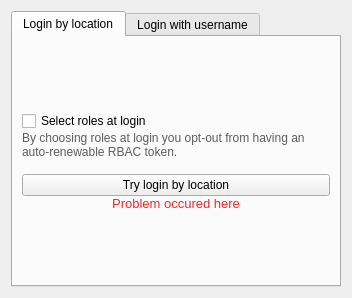
<?xml version="1.0" encoding="UTF-8"?>
<ui version="4.0">
 <class>Form</class>
 <widget class="QWidget" name="Form">
  <property name="geometry">
   <rect>
    <x>0</x>
    <y>0</y>
    <width>348</width>
    <height>294</height>
   </rect>
  </property>
  <property name="maximumSize">
   <size>
    <width>348</width>
    <height>294</height>
   </size>
  </property>
  <property name="windowTitle">
   <string>Form</string>
  </property>
  <layout class="QVBoxLayout" name="verticalLayout_3">
   <item>
    <widget class="QStackedWidget" name="activity_stack">
     <property name="currentIndex">
      <number>0</number>
     </property>
     <widget class="QWidget" name="widget">
      <layout class="QVBoxLayout" name="_2">
       <property name="spacing">
        <number>0</number>
       </property>
       <property name="leftMargin">
        <number>0</number>
       </property>
       <property name="topMargin">
        <number>0</number>
       </property>
       <property name="rightMargin">
        <number>0</number>
       </property>
       <property name="bottomMargin">
        <number>0</number>
       </property>
       <item>
        <widget class="QTabWidget" name="tabs">
         <property name="minimumSize">
          <size>
           <width>330</width>
           <height>276</height>
          </size>
         </property>
         <property name="maximumSize">
          <size>
           <width>16777215</width>
           <height>276</height>
          </size>
         </property>
         <property name="currentIndex">
          <number>0</number>
         </property>
         <widget class="QWidget" name="tab">
          <attribute name="title">
           <string>Login by location</string>
          </attribute>
          <layout class="QVBoxLayout" name="verticalLayout">
           <property name="spacing">
            <number>0</number>
           </property>
           <item>
            <spacer name="verticalSpacer_2">
             <property name="orientation">
              <enum>Qt::Vertical</enum>
             </property>
             <property name="sizeHint" stdset="0">
              <size>
               <width>20</width>
               <height>40</height>
              </size>
             </property>
            </spacer>
           </item>
           <item>
            <widget class="QCheckBox" name="roles_loc">
             <property name="text">
              <string>Select roles at login</string>
             </property>
            </widget>
           </item>
           <item>
            <widget class="QLabel" name="loc_auto_info">
             <property name="palette">
              <palette>
               <active>
                <colorrole role="WindowText">
                 <brush brushstyle="SolidPattern">
                  <color alpha="255">
                   <red>93</red>
                   <green>93</green>
                   <blue>93</blue>
                  </color>
                 </brush>
                </colorrole>
               </active>
               <inactive>
                <colorrole role="WindowText">
                 <brush brushstyle="SolidPattern">
                  <color alpha="255">
                   <red>93</red>
                   <green>93</green>
                   <blue>93</blue>
                  </color>
                 </brush>
                </colorrole>
               </inactive>
               <disabled>
                <colorrole role="WindowText">
                 <brush brushstyle="SolidPattern">
                  <color alpha="255">
                   <red>190</red>
                   <green>190</green>
                   <blue>190</blue>
                  </color>
                 </brush>
                </colorrole>
               </disabled>
              </palette>
             </property>
             <property name="text">
              <string>By choosing roles at login you opt-out from having an auto-renewable RBAC token.</string>
             </property>
             <property name="wordWrap">
              <bool>true</bool>
             </property>
            </widget>
           </item>
           <item>
            <spacer name="verticalSpacer_3">
             <property name="orientation">
              <enum>Qt::Vertical</enum>
             </property>
             <property name="sizeType">
              <enum>QSizePolicy::Fixed</enum>
             </property>
             <property name="sizeHint" stdset="0">
              <size>
               <width>20</width>
               <height>15</height>
              </size>
             </property>
            </spacer>
           </item>
           <item>
            <widget class="QPushButton" name="loc_btn">
             <property name="text">
              <string>Try login by location</string>
             </property>
             <property name="autoDefault">
              <bool>true</bool>
             </property>
            </widget>
           </item>
           <item>
            <widget class="QLabel" name="loc_error">
             <property name="palette">
              <palette>
               <active>
                <colorrole role="WindowText">
                 <brush brushstyle="SolidPattern">
                  <color alpha="255">
                   <red>239</red>
                   <green>41</green>
                   <blue>41</blue>
                  </color>
                 </brush>
                </colorrole>
               </active>
               <inactive>
                <colorrole role="WindowText">
                 <brush brushstyle="SolidPattern">
                  <color alpha="255">
                   <red>239</red>
                   <green>41</green>
                   <blue>41</blue>
                  </color>
                 </brush>
                </colorrole>
               </inactive>
               <disabled>
                <colorrole role="WindowText">
                 <brush brushstyle="SolidPattern">
                  <color alpha="255">
                   <red>190</red>
                   <green>190</green>
                   <blue>190</blue>
                  </color>
                 </brush>
                </colorrole>
               </disabled>
              </palette>
             </property>
             <property name="font">
              <font>
               <pointsize>10</pointsize>
              </font>
             </property>
             <property name="text">
              <string>Problem occured here</string>
             </property>
             <property name="alignment">
              <set>Qt::AlignCenter</set>
             </property>
             <property name="wordWrap">
              <bool>true</bool>
             </property>
            </widget>
           </item>
           <item>
            <spacer name="verticalSpacer">
             <property name="orientation">
              <enum>Qt::Vertical</enum>
             </property>
             <property name="sizeHint" stdset="0">
              <size>
               <width>20</width>
               <height>40</height>
              </size>
             </property>
            </spacer>
           </item>
          </layout>
         </widget>
         <widget class="QWidget" name="tab_2">
          <attribute name="title">
           <string>Login with username</string>
          </attribute>
          <layout class="QVBoxLayout" name="verticalLayout_2">
           <item>
            <layout class="QFormLayout" name="formLayout">
             <item row="0" column="0">
              <widget class="QLabel" name="label">
               <property name="text">
                <string>Username:</string>
               </property>
              </widget>
             </item>
             <item row="0" column="1">
              <widget class="QLineEdit" name="username">
               <property name="minimumSize">
                <size>
                 <width>0</width>
                 <height>23</height>
                </size>
               </property>
               <property name="clearButtonEnabled">
                <bool>true</bool>
               </property>
              </widget>
             </item>
             <item row="1" column="0">
              <widget class="QLabel" name="label_2">
               <property name="text">
                <string>Password:</string>
               </property>
              </widget>
             </item>
             <item row="1" column="1">
              <widget class="QLineEdit" name="password">
               <property name="minimumSize">
                <size>
                 <width>0</width>
                 <height>23</height>
                </size>
               </property>
               <property name="echoMode">
                <enum>QLineEdit::Password</enum>
               </property>
               <property name="clearButtonEnabled">
                <bool>true</bool>
               </property>
              </widget>
             </item>
            </layout>
           </item>
           <item>
            <widget class="QLabel" name="user_error">
             <property name="palette">
              <palette>
               <active>
                <colorrole role="WindowText">
                 <brush brushstyle="SolidPattern">
                  <color alpha="255">
                   <red>239</red>
                   <green>41</green>
                   <blue>41</blue>
                  </color>
                 </brush>
                </colorrole>
               </active>
               <inactive>
                <colorrole role="WindowText">
                 <brush brushstyle="SolidPattern">
                  <color alpha="255">
                   <red>239</red>
                   <green>41</green>
                   <blue>41</blue>
                  </color>
                 </brush>
                </colorrole>
               </inactive>
               <disabled>
                <colorrole role="WindowText">
                 <brush brushstyle="SolidPattern">
                  <color alpha="255">
                   <red>190</red>
                   <green>190</green>
                   <blue>190</blue>
                  </color>
                 </brush>
                </colorrole>
               </disabled>
              </palette>
             </property>
             <property name="font">
              <font>
               <pointsize>10</pointsize>
              </font>
             </property>
             <property name="text">
              <string>Problem occured here</string>
             </property>
             <property name="alignment">
              <set>Qt::AlignCenter</set>
             </property>
             <property name="wordWrap">
              <bool>true</bool>
             </property>
            </widget>
           </item>
           <item>
            <spacer name="verticalSpacer_5">
             <property name="orientation">
              <enum>Qt::Vertical</enum>
             </property>
             <property name="sizeHint" stdset="0">
              <size>
               <width>20</width>
               <height>0</height>
              </size>
             </property>
            </spacer>
           </item>
           <item>
            <widget class="QCheckBox" name="roles_explicit">
             <property name="text">
              <string>Select roles at login</string>
             </property>
            </widget>
           </item>
           <item>
            <widget class="QLabel" name="user_auto_info">
             <property name="palette">
              <palette>
               <active>
                <colorrole role="WindowText">
                 <brush brushstyle="SolidPattern">
                  <color alpha="255">
                   <red>93</red>
                   <green>93</green>
                   <blue>93</blue>
                  </color>
                 </brush>
                </colorrole>
               </active>
               <inactive>
                <colorrole role="WindowText">
                 <brush brushstyle="SolidPattern">
                  <color alpha="255">
                   <red>93</red>
                   <green>93</green>
                   <blue>93</blue>
                  </color>
                 </brush>
                </colorrole>
               </inactive>
               <disabled>
                <colorrole role="WindowText">
                 <brush brushstyle="SolidPattern">
                  <color alpha="255">
                   <red>190</red>
                   <green>190</green>
                   <blue>190</blue>
                  </color>
                 </brush>
                </colorrole>
               </disabled>
              </palette>
             </property>
             <property name="text">
              <string>By choosing roles at login you opt-out from having an auto-renewable RBAC token.</string>
             </property>
             <property name="wordWrap">
              <bool>true</bool>
             </property>
            </widget>
           </item>
           <item>
            <spacer name="verticalSpacer_4">
             <property name="orientation">
              <enum>Qt::Vertical</enum>
             </property>
             <property name="sizeType">
              <enum>QSizePolicy::Fixed</enum>
             </property>
             <property name="sizeHint" stdset="0">
              <size>
               <width>20</width>
               <height>15</height>
              </size>
             </property>
            </spacer>
           </item>
           <item>
            <widget class="QPushButton" name="user_btn">
             <property name="text">
              <string>Login with credentials</string>
             </property>
             <property name="autoDefault">
              <bool>true</bool>
             </property>
            </widget>
           </item>
          </layout>
         </widget>
        </widget>
       </item>
      </layout>
     </widget>
     <widget class="QWidget" name="activity_page">
      <layout class="QHBoxLayout" name="horizontalLayout">
       <item>
        <spacer name="spacer">
         <property name="orientation">
          <enum>Qt::Horizontal</enum>
         </property>
         <property name="sizeHint" stdset="0">
          <size>
           <width>99</width>
           <height>20</height>
          </size>
         </property>
        </spacer>
       </item>
       <item>
        <widget class="QLabel" name="label_3">
         <property name="sizePolicy">
          <sizepolicy hsizetype="Preferred" vsizetype="Minimum">
           <horstretch>0</horstretch>
           <verstretch>0</verstretch>
          </sizepolicy>
         </property>
         <property name="text">
          <string>Logging in...</string>
         </property>
        </widget>
       </item>
       <item>
        <spacer name="spacer_2">
         <property name="orientation">
          <enum>Qt::Horizontal</enum>
         </property>
         <property name="sizeHint" stdset="0">
          <size>
           <width>99</width>
           <height>20</height>
          </size>
         </property>
        </spacer>
       </item>
      </layout>
     </widget>
    </widget>
   </item>
  </layout>
 </widget>
 <resources/>
 <connections/>
</ui>
